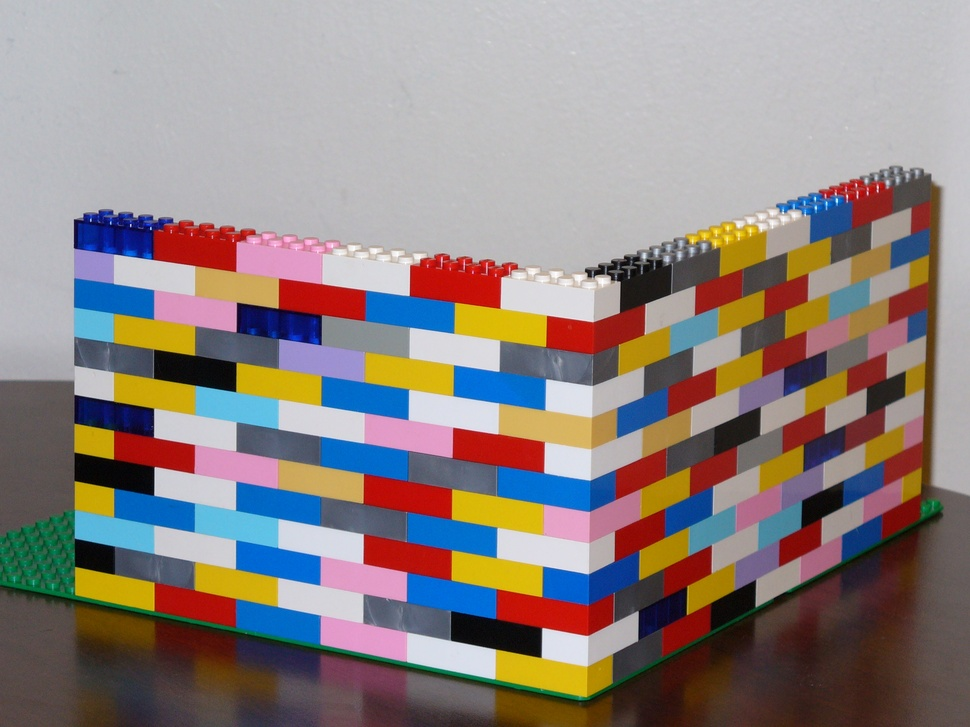
#> input picture assignment3/q3/lego1.jpg, 970 x 727 px, shrunk from 2560 x 1920 before the run
$ python q3.py
#> lines starting #> are read from the running program, lines starting #| are printed output that depends on the picture
# [58 lines of commented-out code are left out]

import numpy as np
import matplotlib.pyplot as plt
from PIL import Image
from typing import Tuple

def dehomogenize(vector: np.ndarray) -> np.ndarray:
    """Dehomogenize a vector by dividing by its last component."""
    return vector[:-1] / vector[-1]

def compute_vanishing_points(P: np.ndarray) -> Tuple[np.ndarray, np.ndarray, np.ndarray, np.ndarray]:
    """Compute origin and vanishing points from the camera matrix."""
    origin = dehomogenize(P[:, 3])
    x_vanishing = dehomogenize(P[:, 0])
    y_vanishing = dehomogenize(P[:, 1])
    z_vanishing = -dehomogenize(P[:, 2])  # Negative for correct orientation
    return origin, x_vanishing, y_vanishing, z_vanishing

def draw_projected_axes(image_path: str, P: np.ndarray, axis_length: float = 1000):
    """Draw projected axes on an image given the camera matrix."""
#> called with image_path = 'lego1.jpg', P = array of shape (3, 4), axis_length = 1000
    # Load and process image
    img = Image.open(image_path)
#> img is the input picture: PIL image 970x727 RGB; mean R, G, B 143.3, 131.8, 129.2
    img_array = np.array(img)
    width, height = img.size
#> width = 970; height = 727

    # Compute vanishing points
    origin, x_vanishing, y_vanishing, z_vanishing = compute_vanishing_points(P)

    # Print vanishing points for debugging
    print(f"X vanishing point: {x_vanishing}")
    print(f"Y vanishing point: {y_vanishing}")
    print(f"Z vanishing point: {z_vanishing}")

    # Create plot
    fig, ax = plt.subplots(figsize=(12, 10))
    ax.imshow(img_array, extent=[0, width, height, 0])

    # Plot axes
    axes = [
        (x_vanishing, 'r', 'X Axis'),
        (y_vanishing, 'g', 'Y Axis'),
        (z_vanishing, 'b', 'Z Axis')
    ]

    for vanishing_point, color, label in axes:
        ax.plot([origin[0], vanishing_point[0]], [origin[1], vanishing_point[1]],
                color=color, linewidth=2, label=label)

    # Customize plot
    ax.set_xlim(0, width)
    ax.set_ylim(height, 0)  # Invert y-axis to match image coordinates
    ax.set_xlabel('X')
    ax.set_ylabel('Y')
    ax.set_title('2D Projection of Vanishing Points')
    ax.legend()

    plt.tight_layout()
    plt.show()
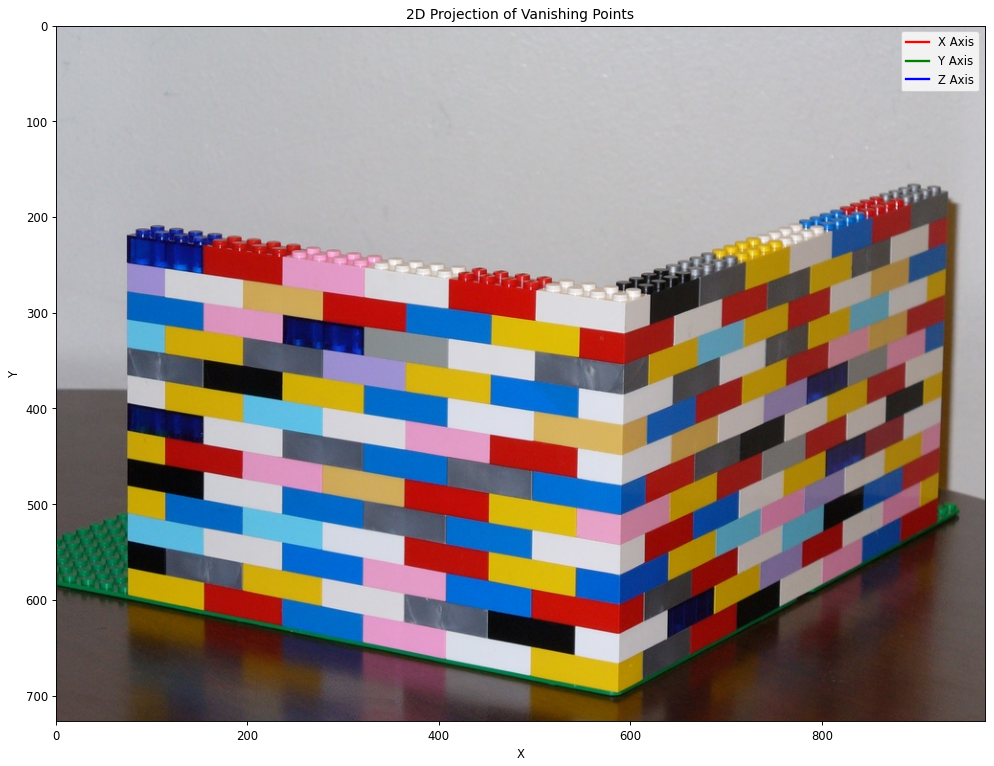
#> figure drawn by matplotlib, 1 panel

def visualize_multiple_projections(projection_data: list):
    """Visualize projections for multiple camera matrices and images."""
    for i, (P, image_path) in enumerate(projection_data, 1):
        print(f"\nProcessing projection {i}:")
        draw_projected_axes(image_path, P)
#> pass 2 of the loop in visualize_multiple_projections, `for i, (P, image_path) in enumerate(projection_data, 1):`:
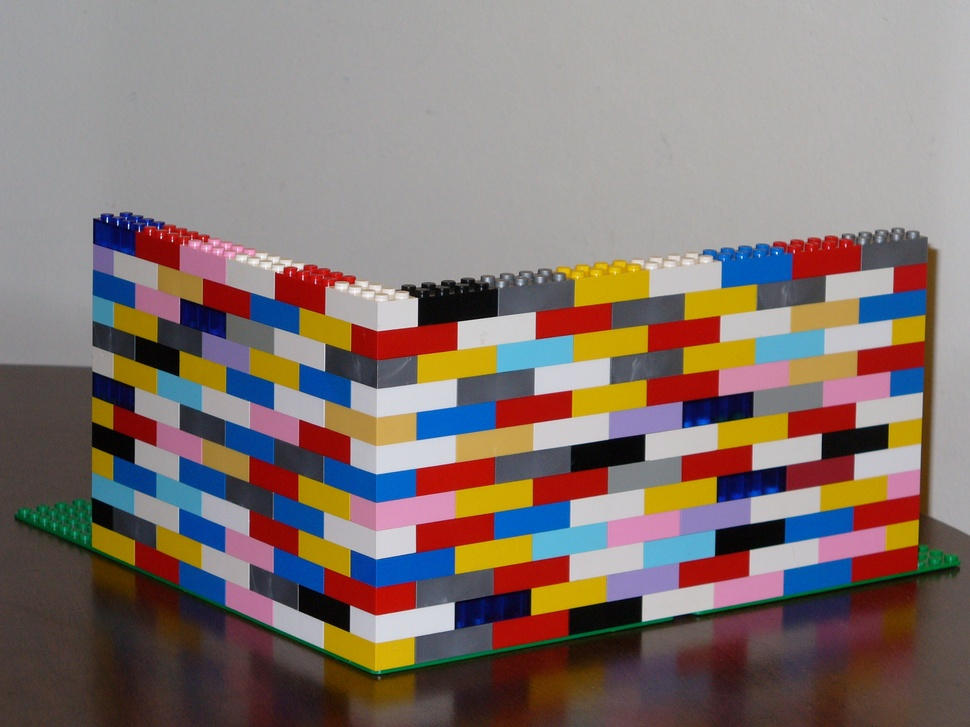
#> input picture assignment3/q3/lego2.jpg, 970 x 727 px, shrunk from 2560 x 1920 before the run
#> in draw_projected_axes, img is the input picture: PIL image 970x727 RGB; mean R, G, B 132.2, 117.7, 113.2
#> in draw_projected_axes (call 2), `plt.show()`:
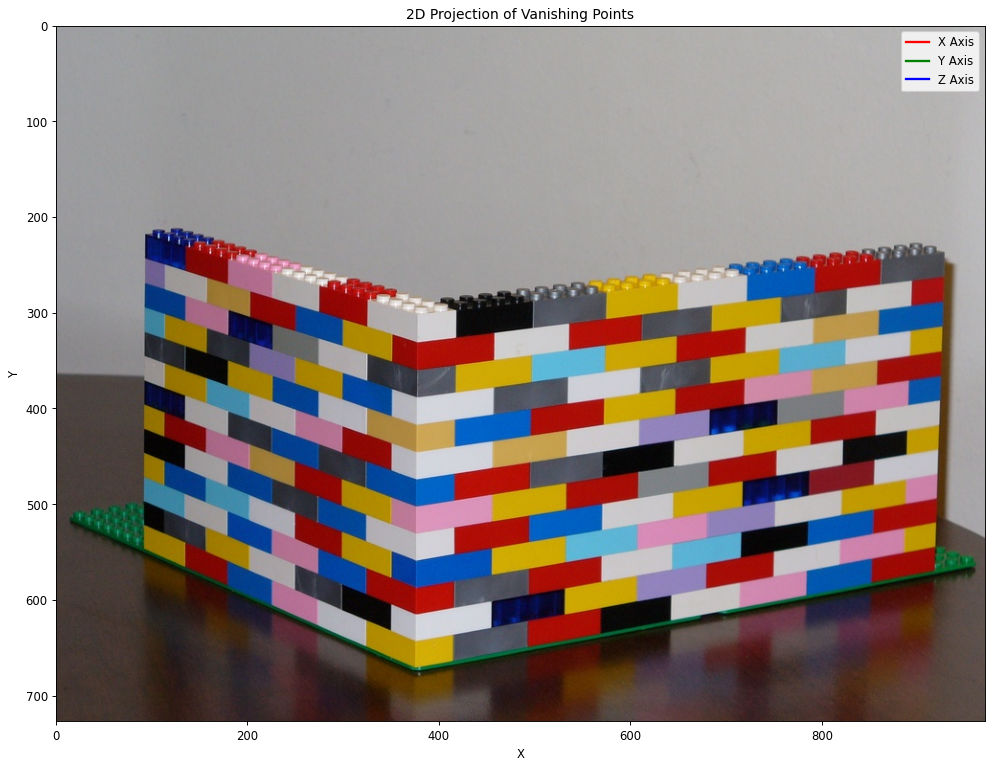
#> figure drawn by matplotlib, 1 panel

if __name__ == "__main__":
    projection_data = [
        (np.array([
            [ 2.75416038e-03, -2.87589499e-03,  5.85201094e-06,  6.39998608e-01],
            [-2.34030798e-04, -3.53935397e-04, -3.46138168e-03,  7.68357719e-01],
            [ 4.74050139e-07,  1.15244558e-07, -5.01027097e-08,  4.22797122e-04]
        ]), "lego1.jpg"),
        (np.array([
            [-3.45737581e-03,  1.84680728e-03, -1.34003533e-05, -4.87876478e-01],
            [ 2.22192346e-04,  3.96427196e-04,  3.84370894e-03, -8.72895156e-01],
            [-2.06695621e-07, -3.04302600e-07,  4.29616113e-08, -4.94925813e-04]
        ]), "lego2.jpg")
    ]

    visualize_multiple_projections(projection_data)
